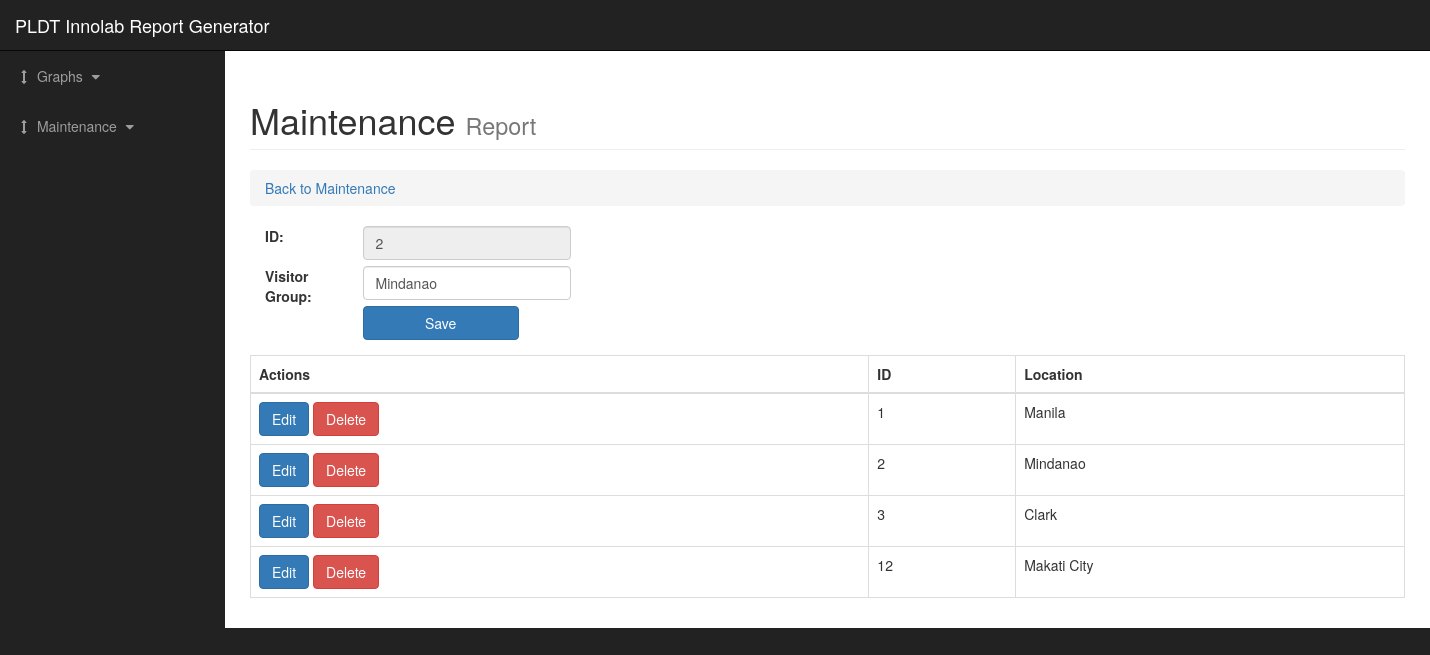
/user/maintenance/location_update.php?id=2, run on the app's committed database.
### tables this page shows
CREATE TABLE `tbllocation` (
  `LocationID` int(20) NOT NULL,
  `LocationName` varchar(50) NOT NULL,
  `LocationCTR` int(20) NOT NULL,
  `LocationIsActive` tinyint(1) NOT NULL
);

### user/maintenance/location_update.php (the view, shortened to what this page needs)
<?php
require_once('../../database/config.php');
?>
<!DOCTYPE html>
<html lang="en">
<head>
	<link href="../../css/bootstrap.min.css" rel="stylesheet">
	<link href="../../css/sb-admin.css" rel="stylesheet">
	<link href="../../font-awesome/css/font-awesome.min.css" rel="stylesheet" type="text/css">
</head>
<body>
	<form method="post">
		<div id="wrapper">
			<nav class="navbar navbar-inverse navbar-fixed-top" role="navigation">
				<div class="navbar-header">
					<a class="navbar-brand" href="../index.php">PLDT Innolab Report Generator</a>
				</div>
				<div class="collapse navbar-collapse navbar-ex1-collapse">
					<ul class="nav navbar-nav side-nav">
						<li>
							<a href="javascript:;" data-toggle="collapse" data-target="#demo"><i class="fa fa-fw fa-arrows-v"></i> Graphs <i class="fa fa-fw fa-caret-down"></i></a>
						</li>
						<li>
							<a href="javascript:;" data-toggle="collapse" data-target="#main"><i class="fa fa-fw fa-arrows-v"></i> Maintenance <i class="fa fa-fw fa-caret-down"></i></a>
						</li>
					</ul>
				</div>
			</nav>
			<div id="page-wrapper">
				<div class="container-fluid">
					<div class="row">
						<div class="col-lg-12">
							<h1 class="page-header">
								Maintenance
								<small>Report</small>
							</h1>
							<ol class="breadcrumb">
								<li class="active">
									<a href="../index.php"> Back to Maintenance </a>
								</li>
							</ol>
						</div>
					</div>
					<?php
					$id = $_GET['id'];
					if(isset($id)){
						$sql = "SELECT * FROM ict_database.tbllocation WHERE LocationID='$id' AND LocationIsActive = 1";
						$query = mysqli_query($conn,$sql);
						$data=mysqli_fetch_array($query);
						?>
						<div class="container form-group" >
							<div class="row">
								<div class="col-xs-1">
									<label>ID: &nbsp;</label>
								</div>
								<div class="col-xs-11">
									<input name ="txtIdLoc" class="form-control" type="text" style="width:20%" value="<?php echo $data['LocationID']?>"  readonly>
								</div>
								<br><br>
								<div class="col-xs-1">
									<label>Visitor Group: &nbsp;</label>
								</div>
								<div class="col-xs-11">
									<input name="txtNameLoc" class="form-control disabled" type="text" style="width:20%" value="<?php echo $data['LocationName']?>">
								</div><br><br>
								<div class="col-xs-11 offset col-xs-.5">
									<input class="btn btn-primary" style="width:15%!important;" name="btnSubmit" id="btnSubmit" value="Save" type="submit">
								</div>
							</div>
						</div>
						<?php
					}
					else{
						echo "<script>location.href='location.php'</script>";
					}
					?>
					<div class="table-responsive">
						<table class="table table-bordered table-hover">
							<thead>
								<tr>
									<th>Actions</th>
									<th>ID</th>
									<th>Location</th>
								</tr>
							</thead>
							<tbody>
								<?php
								$sql = "SELECT * FROM ict_database.tbllocation WHERE LocationIsActive = 1";
								$query = mysqli_query($conn,$sql);
								while($row=mysqli_fetch_array($query)){
									?>
									<tr>
										<td><a href="location_update.php?id=	<?php echo $row['LocationID']?>" class="btn btn-primary"> Edit</a>
											<a name="btnDelete" onclick="return confirm('Delete Data?')" href="location.php?del= <?php echo $row['LocationID']?>" class="btn btn-danger" >Delete</a>
										</td>
										<td><?php echo $row['LocationID']?></td>
										<td><?php echo $row['LocationName']?></td>
									</tr>
									<?php
								}
								?>
							</tbody>
						</table>
					</div>
				</div>
			</div>
		</div>
	</form>
</body>
</html>

### css/sb-admin.css (style rules this page uses)
body { margin-top: 100px; background-color: #222; }
@media (min-width:768px) { body { margin-top: 50px; } }
#wrapper { padding-left: 0; }
#page-wrapper { width: 100%; padding: 0; background-color: #fff; }
@media (min-width:768px) { #wrapper { padding-left: 225px; } }
@media (min-width:768px) { #page-wrapper { padding: 10px; } }
@media (min-width:768px) { .side-nav { position: fixed; top: 51px; left: 225px; width: 225px; margin-left: -225px; border: none; border-radius: 0; overflow-y: auto; background-color: #222; bottom: 0; overflow-x: hidden; padding-bottom: 40px; } }
@media (min-width:768px) { .side-nav>li>a { width: 225px; } }

### user/maintenance/location_update.php (style rules this page uses)
body { overflow-x:hidden; }

### data on the page
tbllocation: txtIdLoc "2", txtNameLoc "Mindanao", LocationID "2", LocationName "Mindanao"
tbllocation: LocationID "1", LocationName "Manila"
tbllocation: LocationID "3", LocationName "Clark"
tbllocation: LocationID "12", LocationName "Makati City"
